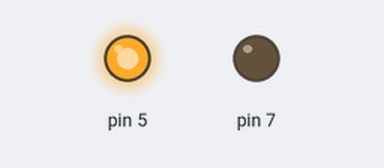
A sketch run on a simulated Arduino Uno, built with avr-gcc and run on an emulated ATmega328P. On the bench: output pins drawn as LEDs (lit = HIGH).

Above: at 0.5 s.
At 1.5 s:
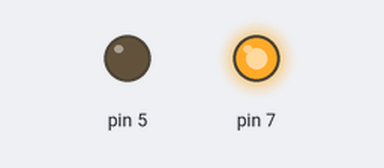
At 5.5 s:
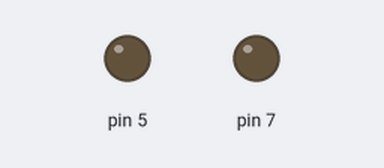
Timing chart, 0 to 6.9 s (numbered marks = the images above):
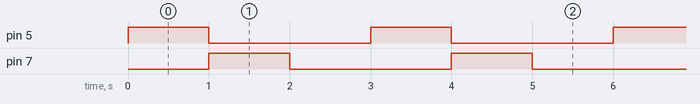

Measured:
- by itself, pin 5, pin 7: alternates HIGH for 1.0 s and LOW for 2.0 s
- by itself, everything shown: repeats every 3.0 s, in 3 steps

The sketch:

sketch_jun28a.ino
```cpp
void setup() {

 //DEFIININDO A PORTA
  pinMode(5,OUTPUT);
  pinMode(7,OUTPUT);
}

void loop() {
  //PORTA DIGITAL
  digitalWrite(5,HIGH);
  delay(1000);
  digitalWrite(5,LOW);

  digitalWrite(7,HIGH);
  delay(1000);
  digitalWrite(7,LOW);
  delay(1000);


}
```
